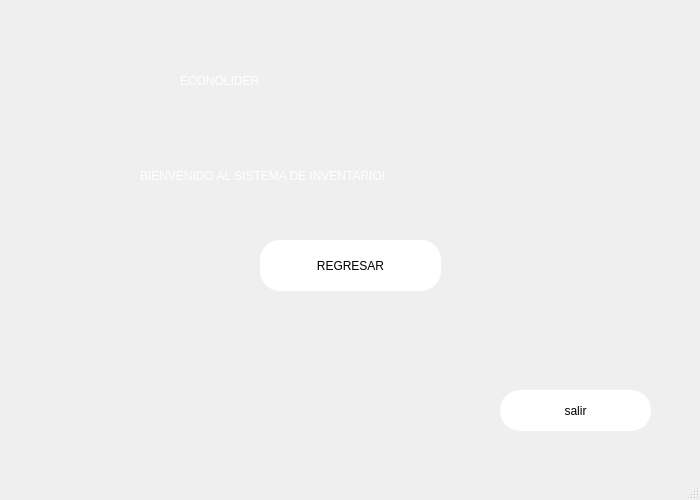
<?xml version="1.0" encoding="UTF-8"?>
<ui version="4.0">
 <class>MainWindow</class>
 <widget class="QMainWindow" name="MainWindow">
  <property name="geometry">
   <rect>
    <x>0</x>
    <y>0</y>
    <width>700</width>
    <height>500</height>
   </rect>
  </property>
  <property name="minimumSize">
   <size>
    <width>700</width>
    <height>500</height>
   </size>
  </property>
  <property name="maximumSize">
   <size>
    <width>700</width>
    <height>500</height>
   </size>
  </property>
  <property name="windowTitle">
   <string>MainWindow</string>
  </property>
  <property name="styleSheet">
   <string notr="true"/>
  </property>
  <widget class="QWidget" name="centralwidget">
   <widget class="QLabel" name="label">
    <property name="geometry">
     <rect>
      <x>180</x>
      <y>20</y>
      <width>471</width>
      <height>121</height>
     </rect>
    </property>
    <property name="styleSheet">
     <string notr="true">font: 90pt &quot;Onyx&quot;;
color: white;</string>
    </property>
    <property name="text">
     <string>ECONOLIDER</string>
    </property>
   </widget>
   <widget class="QLabel" name="label_2">
    <property name="geometry">
     <rect>
      <x>140</x>
      <y>160</y>
      <width>541</width>
      <height>31</height>
     </rect>
    </property>
    <property name="styleSheet">
     <string notr="true">font: 16pt &quot;MS Shell Dlg 2&quot;;
color: white;</string>
    </property>
    <property name="text">
     <string>BIENVENIDO AL SISTEMA DE INVENTARIO!</string>
    </property>
   </widget>
   <widget class="QPushButton" name="pushButton">
    <property name="geometry">
     <rect>
      <x>260</x>
      <y>240</y>
      <width>181</width>
      <height>51</height>
     </rect>
    </property>
    <property name="styleSheet">
     <string notr="true">border-radius:20px;
font: 22pt &quot;MS Shell Dlg 2&quot;;
background-color: rgb(255, 255, 255);</string>
    </property>
    <property name="text">
     <string>REGRESAR</string>
    </property>
   </widget>
   <widget class="QPushButton" name="pushButton_3">
    <property name="geometry">
     <rect>
      <x>500</x>
      <y>390</y>
      <width>151</width>
      <height>41</height>
     </rect>
    </property>
    <property name="styleSheet">
     <string notr="true">border-radius:20px;
font: 14pt &quot;MS Shell Dlg 2&quot;;
background-color: rgb(255, 255, 255);</string>
    </property>
    <property name="text">
     <string>salir</string>
    </property>
   </widget>
   <widget class="QLabel" name="label_6">
    <property name="geometry">
     <rect>
      <x>-10</x>
      <y>-20</y>
      <width>731</width>
      <height>541</height>
     </rect>
    </property>
    <property name="layoutDirection">
     <enum>Qt::RightToLeft</enum>
    </property>
    <property name="styleSheet">
     <string notr="true">background-image: url(C:/Users/User/Downloads/l.jpg);
background-repeat: no-repeat;
background-position: center center;
background-size: cover;</string>
    </property>
    <property name="text">
     <string/>
    </property>
    <property name="pixmap">
     <pixmap>../../Downloads/Nueva carpeta (4)/Proyecto-IDAT-main/Sprint_02_Proyecto/global-tech-summit-ze.jpg</pixmap>
    </property>
    <property name="scaledContents">
     <bool>true</bool>
    </property>
   </widget>
   <zorder>label_6</zorder>
   <zorder>label</zorder>
   <zorder>label_2</zorder>
   <zorder>pushButton</zorder>
   <zorder>pushButton_3</zorder>
  </widget>
  <widget class="QMenuBar" name="menubar">
   <property name="geometry">
    <rect>
     <x>0</x>
     <y>0</y>
     <width>700</width>
     <height>21</height>
    </rect>
   </property>
  </widget>
  <widget class="QStatusBar" name="statusbar"/>
 </widget>
 <resources/>
 <connections/>
</ui>
